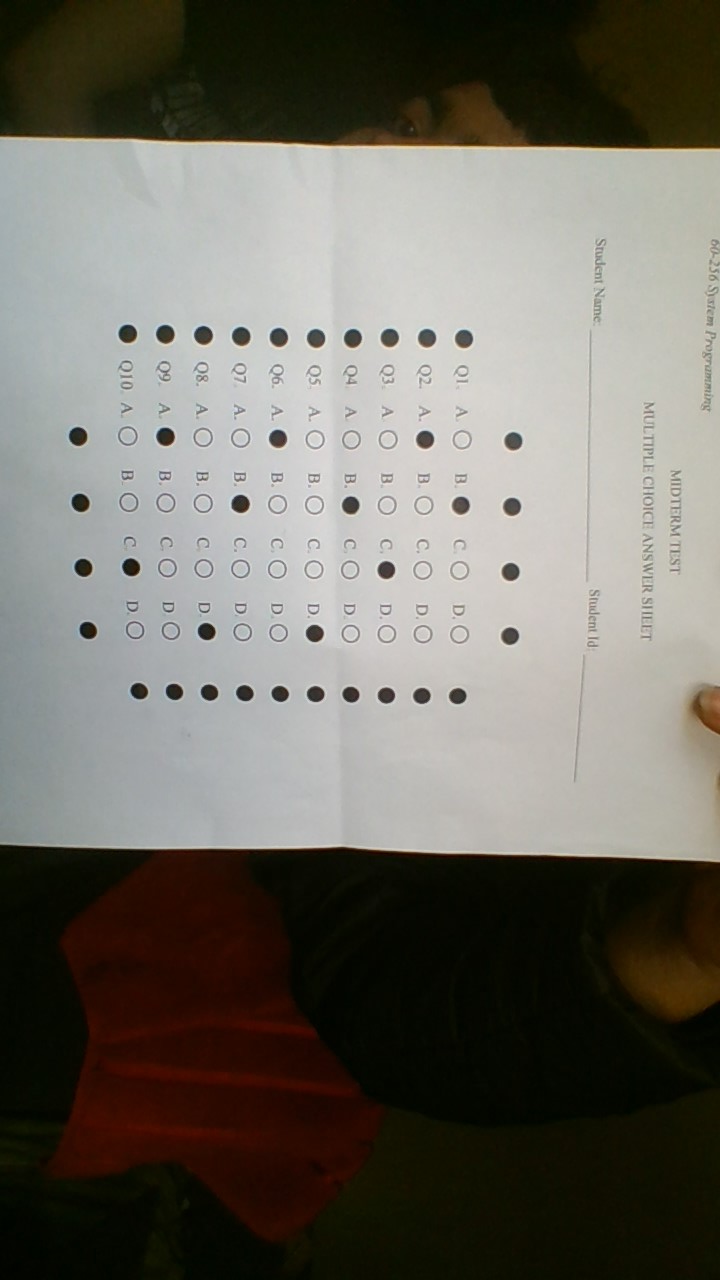
#> input picture Sample-Images/WIN_20200512_14_29_03_Pro.jpg, 720 x 1280 px
$ python -i Main_Analysis.py   (imports and definitions only)   (older library calls are emulated)
#> lines starting #> are read from the running program, lines starting #| are printed output that depends on the picture; after the words box and inside, x2 and y2 are one past the last pixel; in counts of white or black regions, pixels touching at a corner belong together
#> further down, picture is the input picture: shape (1280, 720, 3); mean B, G, R 101.8, 109.7, 112.6
import cv2 as cv
import math
import numpy as np
import os
import sys
import re
import json
from matplotlib import pyplot as plt

#-----------------------------------------------------------------------------------------------------
#
#-----------------------------------------------------------------------------------------------------
def CalcBlockMeanVariance(Img,blockSide=11): # blockSide - the parameter (set greater for larger font on image)
#> called with blockSide = 11
    I=np.float32(Img)/255.0
    Res=np.zeros( shape=(int(Img.shape[0]/blockSide),int(Img.shape[1]/blockSide)),dtype=np.float)

    for i in range(0,Img.shape[0]-blockSide,blockSide):
        for j in range(0,Img.shape[1]-blockSide,blockSide):
            patch=I[i:i+blockSide+1,j:j+blockSide+1]
            m,s=cv.meanStdDev(patch)
            if(s[0]>0.01): # Thresholding parameter (set smaller for lower contrast image)
                Res[int(i/blockSide),int(j/blockSide)]=m[0]
            else:
                Res[int(i/blockSide),int(j/blockSide)]=0

    smallImg=cv.resize(I,(Res.shape[1],Res.shape[0] ) )
    _,inpaintmask=cv.threshold(Res,0.02,1.0,cv.THRESH_BINARY);
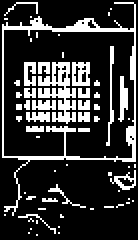
#> inpaintmask: shape (120, 69) float64 (shown 2 times larger); values 0 (black) and 1 (white), 20.8% white in thin lines or dots
    smallImg=np.uint8(smallImg*255)
    cv.imshow("contrast matrix",smallImg)
    #cv.waitKey(0)
    inpaintmask=np.uint8(inpaintmask)
    cv.imshow("inpaint mask",inpaintmask)
    #cv.waitKey(0)
    inpainted=cv.inpaint(smallImg, inpaintmask, 5, cv.INPAINT_TELEA)
    Res=cv.resize(inpainted,(Img.shape[1],Img.shape[0]))
#> Res: shape (1320, 760)
    Res=np.float32(Res)/255
    cv.imshow("inpainted image",Res)
    #cv.waitKey(0)
    return Res

#-----------------------------------------------------------------------------------------------------
#
#-----------------------------------------------------------------------------------------------------
def binarize(gray):
    ## convert image to grayscale/gray
    Img=gray.copy() #cv.imread("F:\\ImagesForTest\\BookPage.JPG",0)
    res=CalcBlockMeanVariance(Img)
    res=1.0-res
    Img=np.float32(Img)/255
    res=Img+res
    cv.imshow("Img",Img);
    ## Binarize image
    _,res=cv.threshold(res,0.85,1,cv.THRESH_BINARY);
#> res: shape (1320, 760) float32; values 0 (black) and 1 (white), 95.7% white; 270 black regions (112 under 20 px), largest, box (x1, y1, x2, y2) and area: (667, 154, 751, 891) 7672, (10, 145, 20, 868) 6819, (96, 868, 643, 891) 4431
    #res=cv.resize(res,( int(res.shape[1]/2),int(res.shape[0]/2) ))
    cv.imwrite("result.jpg",res*255);
    cv.imshow("Edges",res)
    cv.waitKey(0)
    #sys.exit()

    return res


# ----------------------------------------
# Find contours and their centers
# Filter contours by area and squareness
# ----------------------------------------

def findContours(gray):
    gray=binarize(gray)
    gray=np.uint8(gray*255)
    edges = cv.Canny(gray, 150,200)
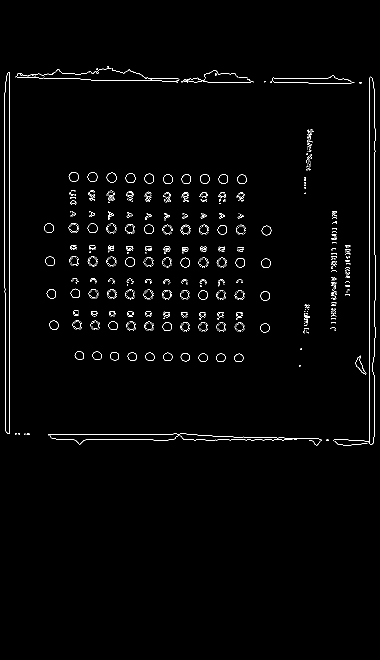
#> edges: shape (1320, 760) (shown at 1/2 size); 1.4% white in thin lines or dots, all inside (x1, y1, x2, y2) = (9, 132, 751, 891)
    contours, hierarchy = cv.findContours(edges, cv.RETR_EXTERNAL, cv.CHAIN_APPROX_SIMPLE)
#> contours = 1073 contours, 1033 with area under 20; largest, box (x1, y1, x2, y2) and area: (9, 144, 20, 868) 6804, (251, 346, 271, 366) 289, (213, 345, 233, 365) 286, (289, 347, 308, 367) 282, (175, 344, 195, 364) 281

    filtered_contours=[]
    areas=[]
    for cnt in contours:
        area = cv.contourArea(cnt)
        arch = cv.arcLength(cnt, True)

        if area==0 or arch==0:
            continue

        ## Find the Circularity of the object detected
        squareness = 4 * 3.14 * area / pow(arch,2);

        if (area>40) and (area < 1000) and (squareness>0.8):
            areas.append(area)
            filtered_contours.append(cnt)
#> this loop made 1073 passes
#> (area, arch, squareness) on passes 13 to 15: (226.5, 56.87, 0.88), (234.5, 58.04, 0.874), (224.5, 56.87, 0.872)
#> after the loop, areas = 38 values, max 289 at index 34, min 222.5 at index 3, mean 256.9; filtered_contours = 38 contours; largest, box (x1, y1, x2, y2) and area: (251, 346, 271, 366) 289, (213, 345, 233, 365) 286, (289, 347, 308, 367) 282, (175, 344, 195, 364) 281, (137, 344, 157, 363) 280

    centers=[]
    for c in filtered_contours:
        # compute the center of the contour
        M = cv.moments(c)
        cX = int(M["m10"] / M["m00"])
        cY = int(M["m01"] / M["m00"])
        centers.append((cX,cY))
        # draw the contour and center of the shape on the image
        #cv.imshow=cv.circle(img, (cX, cY),2, (255, 255, 255), -1)
        cv.waitKey(0)
#> this loop made 38 passes
#> (cX, cY) on passes 1 to 8: (477, 715), (441, 715), (405, 714), (370, 713), (335, 713), (299, 713), (264, 712), (228, 712)
#> after the loop, centers = 38 pairs, first value 97 to 532, second value 353 to 715
    centers=np.array(centers)
    return filtered_contours, centers


# ----------------------------------------
# Filter centers by distance to
# of distances between centers, as we have
# a grid there should be maximums on histogram,
# showing internodes distances. We extract
# these distances and use to filter grid nodes.
# ----------------------------------------
def filterCenters(centers):
    n_centers=len(centers)
#> n_centers = 38
    # build distance matrix
    dist=np.zeros((n_centers,n_centers),np.int64)
    for i in range(n_centers):
        for j in range(n_centers):
            if i!=j:
                diff=(centers[i]-centers[j])
                dist[i,j]=math.sqrt(diff[0]**2+diff[1]**2)
            else:
                # diagonals are always zero
                dist[i,j]=1e7
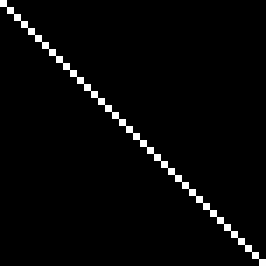
#> dist: shape (38, 38) int64 (shown 7 times larger); min 35, max 10000000, mean 263405.4; drawn with min black and max white

    # we need nearest neighbour
    m_dist=np.min(dist,axis=1)
#> m_dist = 38 values, max 87 at index 26, min 35 at index 2, mean 49.74

    # find the range of minimal distabces
    dmin=int(min(m_dist))
#> dmin = 35
    dmax=int(max(m_dist))
#> dmax = 87

    dists=np.array([m_dist],dtype=np.float32)
    dists=np.transpose(dists,(1,0))
#> dists has the same summary as m_dist
    print(dmin)
#| 35
    print(dmax)
#| 87
    # compure histogram
    n_bins=20
    hist=cv.calcHist([dists], [0],None,[n_bins],[dmin,dmax])
#> hist = 20 values, max 18 at index 0, min 0 at index 2, mean 1.85
    plt.plot(hist)
    plt.show()
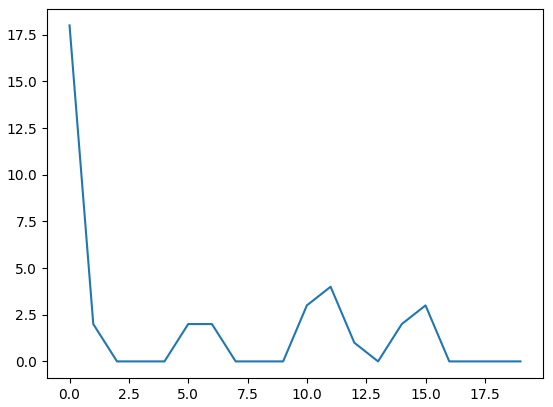
#> figure drawn by matplotlib, 1 panel; curve peaks at x = 0, y = 18
    # find maximal bin
    max_pos = np.argmax(hist)
#> max_pos = 0
    # compute values of distances from hist bin index
    max_range_start=(dmax-dmin)/n_bins*(max_pos)+dmin
#> max_range_start = 35
    max_range_end=(dmax-dmin)/n_bins*(max_pos+1)+dmin
#> max_range_end = 37.6

    #plt.hist(img.ravel(),n_bins,[dmin,dmax]); plt.show()

    print(max_range_start)
#| 35.0
    print(max_range_end)
#| 37.6
    # filter centers by distabce
    filtered_centers=[]
    i=0
    for c in centers:
        if m_dist[i]>max_range_start*0.8 and m_dist[i]<max_range_end*2:
            filtered_centers.append(c)
            #cv.circle(img, (int(c[0]),int(c[1])) ,4, (255, 0, 255), -1)
        i=i+1
#> this loop made 38 passes
#> after the loop, filtered_centers = 37 pairs, first value 97 to 532, second value 353 to 715; i = 38

    filtered_centers=np.array(filtered_centers)
    return filtered_centers
# ----------------------------------------
# line intersection
# ----------------------------------------
def line_intersection(line1, line2):
    xdiff = (line1[0][0] - line1[1][0], line2[0][0] - line2[1][0])
    ydiff = (line1[0][1] - line1[1][1], line2[0][1] - line2[1][1])

    def det(a, b):
        return a[0] * b[1] - a[1] * b[0]

    div = det(xdiff, ydiff)
    if div == 0:
        raise Exception('lines do not intersect')

    d = (det(*line1), det(*line2))
    x = det(d, xdiff) / div
    y = det(d, ydiff) / div
    return x, y
# ----------------------------------------
# point to line distance
# ----------------------------------------
def linePointDistance(p1,p2,p3):
    p1=np.array(p1)
    p2=np.array(p2)
    p3=np.array(p3)
    d=np.cross(p2-p1,p3-p1)/np.linalg.norm(p2-p1)
    return d
# ----------------------------------------
# Compute centers of masses for contours
# ----------------------------------------
def get_corners_from_contours(contours, corner_amount=8):
    """
    Finds four corners from a list of points on the goal
    epsilon - the minimum side length of the polygon generated by the corners

    Parameters:
        :param: `contours` - a numpy array of points (opencv contour) of the
                             points to get corners from
        :param: `corner_amount` - the number of corners to find
    """
    coefficient = .005
    iters=0

    while True:
        print(contours)
        epsilon = coefficient * cv.arcLength(contours, True)
        # epsilon =
        # print("epsilon:", epsilon)

        if(coefficient > 2 or coefficient < 0 or iters>1000):
            return None

        poly_approx = cv.approxPolyDP(contours, epsilon, True,8)

        hull = cv.convexHull(poly_approx)
        if len(hull) == corner_amount:
            return hull
        else:
            if len(hull) > corner_amount:
                coefficient += .001
            else:
                coefficient -= .001
        iters=iters+1
    cv.imshow(hull)

# ----------------------------------------
# Sort points in the list according to
# distance to given point
# ----------------------------------------
def get_ordered_list(points, x, y):
    points.sort(key = lambda p: math.sqrt((p[0] - x)**2 + (p[1] - y)**2))
    return points

def processImage(img):
    # Add border for getting closed contours
    img = cv.copyMakeBorder(img,20,20,20,20, 0, (255,255,255))
    # we will work witg gray image
    gray = cv.cvtColor(img, cv.COLOR_BGR2GRAY)
    # find blobs and their centers of masses
    filtered_contours, centers = findContours(gray)


    if len(filtered_contours)<28:
        print('Not enough contours found')
        # cv.imwrite('out/'+f,img)
        return -1
    # filter centers by distance
    filtered_centers=filterCenters(centers)
    if len(filtered_centers)<28: # 4+4+10+10
        print('Not enough centers found')
        # cv.imwrite('out/'+f,img)
        return -1

    # find border points
    hull = cv.convexHull(filtered_centers)
#> hull = contour of 16 points, box (x1, y1, x2, y2) (97, 353, 533, 716), area 145626
    if hull is None or len(hull)<3:
        print('Hull is empty')
        # cv.imwrite('out/'+f,img)
        return -1

    # find 8 cornter points
    hull=get_corners_from_contours(hull)
#> the loop in get_corners_from_contours, `while True:` made 1 pass
#> epsilon on pass 1: 7.15
#> (printed output is left out)
#> after the loop in get_corners_from_contours, `while True:`: coefficient = 0.005; iters = 0
#> hull = [[483, 358], [532, 460], [529, 655], [477, 715], [158, 710], [107, 649], [97, 455], [147, 353]]
    if hull is None or len(hull)<3:
        print('Hull is empty')
        # cv.imwrite('out/'+f,img)
        return -1

    # draw hull
    imCopy = img.copy()
    conCopy = cv.drawContours(imCopy, [hull], 0, (255,0,0), 2)
    cv.imshow = ('contours',conCopy)


    # draw corners
    for c in hull:
     img = cv.circle(img, (int(c[0][0]),int(c[0][1])) ,10, (0, 0, 255), -1)
     cv.imshow = ('contours',img)
     cv.waitKey(0)
#> this loop made 8 passes
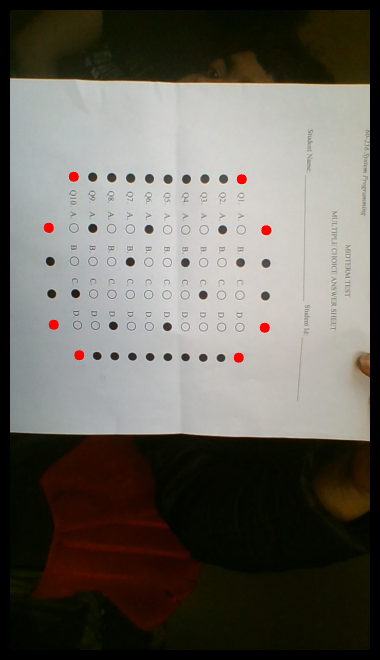
#> img: shape (1320, 760, 3) (shown at 1/2 size); mean of channels 0, 1, 2 93.3, 100.6, 103.8; drawn as B, G, R

    # Search centers, belonging to borders.
    # Remove short sides (2 centers).
    # Remaine only sides with 4 and 10 centers.
    b=[] # list with lists of centers belonging each edge of hull
    # colors to distinct sides
    colors=[(255,0,0),(255,255,0),(255,0,255), (0,255,0), (0,0,255),(0,255,255),(255,255,255),(255,127,255)]
    # Hull with removed second points for each side.
    # Need to sort centers according distance to edge start points
    new_hull=[]
    for i in range(len(hull)-1):
        p1=hull[i]
        p2=hull[i+1]
        bb=[]
        for c in filtered_centers:
            d=linePointDistance(p1,p2,c)
            # if center is closer than 5 pixels - it belongs the edge
            if d<5 :
                bb.append(c)
        # we need only edges with 4 and 10 centers on it
        if len(bb)>2:
            b.append(bb)
            new_hull.append(p1)
#> this loop made 7 passes
    # And close the loop
    p1=hull[len(hull)-1]
    p2=hull[0]
    bb=[]

    for c in filtered_centers:
        d=linePointDistance(p1,p2,c)
        if d<5 :
            bb.append(c)
#> this loop made 37 passes
    if len(bb)>2:
        b.append(bb)
        new_hull.append(p1)

    if len(b)!=4:
        print('b!=4')
        # cv.imwrite('out/'+f,img)
        return -1

    if len(new_hull)!=4:
        print('new_hull!=4')
        # cv.imwrite('out/'+f,img)
        return -1

    # Now we need to make the order in edge sequence.

    # Search for edges with 10 centers
    first_long=-1
    l=0
    for bb in b:
        if len(bb)==10:
            first_long=l
            break
        l=l+1
#> this loop made 2 passes
#> bb on pass 1: [[529, 655], [530, 591], [531, 526], [532, 460]]

    if first_long==-1:
        print('first long not detected')
        # cv.imwrite('out/'+f,img)
        return -1


    second_long=(first_long+2)%len(b)
    if len(b[second_long])!=10:
        print('b[second_long] not contains 10 centers')
        # cv.imwrite('out/'+f,img)
        return -1
    # We just need any 2 points on each long side
    bb_s=get_ordered_list(b[first_long], 0, 0)
    p1l=bb_s[0]
    p2l=bb_s[9]
    bb_s=get_ordered_list(b[second_long], 0, 0)
    p3l=bb_s[0]
    p4l=bb_s[9]

    # do the same for short sides
    first_short=(first_long+1)%len(b)
    second_short=(first_short+2)%len(b)

    if(len(b[first_short])!=4):
        print('first short not correct')
        # cv.imwrite('out/'+f,img)
        return -1

    if(len(b[second_short])!=4):
        print('second short not correct')
        # cv.imwrite('out/'+f,img)
        return -1

    bb_s=get_ordered_list(b[first_short], 0, 0)
    p1s=bb_s[0]
    p2s=bb_s[3]

    bb_s=get_ordered_list(b[second_short], 0, 0)
    p3s=bb_s[0]
    p4s=bb_s[3]

    # Find center
    c2=line_intersection((p1s,p4s), (p2s,p3s))
    cv.circle(img, (int(c2[0]),int(c2[1])) ,10, colors[1], -1)
#> img: shape (1320, 760, 3); 0.03% of pixels changed, all inside (x1, y1, x2, y2) = (305, 546, 326, 567)

    # Find sheet left side
    d1=linePointDistance(p1l,p2l,c2)
    d2=linePointDistance(p3l,p4l,c2)

    cv.circle(img, (int(c2[0]),int(c2[1])) ,10, colors[l], -1)
    # make left edge first in list
    shift=0
    if(d1>d2):
        shift=-first_long
        print (first_long)
    else:
        shift=-second_long
        print (second_long)
#| 3

    # make shift
    b = [b[(i - shift) % len(b)] for i, x in enumerate(b)]
    new_hull = [new_hull[(i - shift) % len(new_hull)] for i, x in enumerate(new_hull)]

    # reorder centers along edges from first point to laset
    b_sorted=[]
    i=0

    for bb in b:
        p1=new_hull[(i)%len(new_hull)]
        bb_s=get_ordered_list(bb, p1[0][0], p1[0][1])
        b_sorted.append(bb_s)
        i=i+1
#> this loop made 4 passes

    b=b_sorted

    # font
    font = cv.FONT_HERSHEY_SIMPLEX
    # fontScale
    fontScale = 0.5
    # Blue color in BGR
    color = (255, 0, 0)
    # Line thickness of 2 px
    thickness = 1

    # Plot edges centers to check correctness
    l=0
    for bb in b:
        i=0
        for c in bb:
            cv.circle(img, (int(c[0]),int(c[1])) ,10, colors[l], -1)
            cv.putText(img, str(i), (int(c[0]),int(c[1])), font, fontScale, colors[6], thickness, cv.LINE_AA)
            i=i+1
        l=l+1
#> this loop made 4 passes
#> bb on passes 2, 4: [[532, 460], [531, 526], [530, 591], [529, 655]], [[107, 649], [102, 587], [99, 522], [97, 455]]
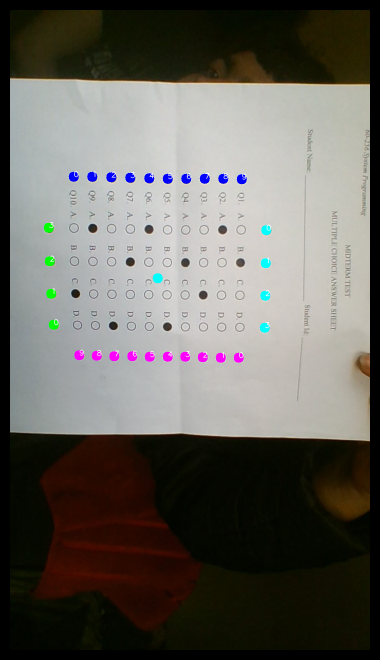
#> img: shape (1320, 760, 3) (shown at 1/2 size); mean of channels 0, 1, 2 94.7, 100.8, 103.4; drawn as B, G, R

    # compute grid lines
    lin_h=[]
    lin_v=[]
    for i in range(10):
        #cv.line(img,(int(b[0][i][0]),int(b[0][i][1])),(int(b[2][i][0]),int(b[2][i][1])),(255,255,255),1)
        lin_h.append( ( (int(b[0][i][0]),int(b[0][i][1])),(int(b[2][9-i][0]),int(b[2][9-i][1])) ) )
    for i in range(4):
        #cv.line(img,(int(b[1][i][0]),int(b[1][i][1])),(int(b[3][i][0]),int(b[3][i][1])),(255,255,255),1)
        lin_v.append( ( (int(b[1][i][0]),int(b[1][i][1])),(int(b[3][3-i][0]),int(b[3][3-i][1])) ) )


    # compute cells centers and fill the names
    letters=['A','B','C','D']
    cell_centers=[]
    cell_names=[]
    letter=0
    for lv in lin_v:
        ind = 10
        for lh in lin_h:
            c=line_intersection(lh,lv)
            cell_name=letters[letter]+str(ind)
            cv.putText(img, cell_name, (int(c[0]),int(c[1])), font,
                                fontScale, color, thickness, cv.LINE_AA)
            cv.circle(img, (int(c[0]),int(c[1])) ,10, colors[3], 1)
            cell_centers.append(c)
            cell_names.append(cell_name)
            ind=ind-1
        letter=letter+1
#> this loop made 4 passes
#> lv on passes 1 to 4: ((532, 460), (97, 455)), ((531, 526), (99, 522)), ((530, 591), (102, 587)), ((529, 655), (107, 649))
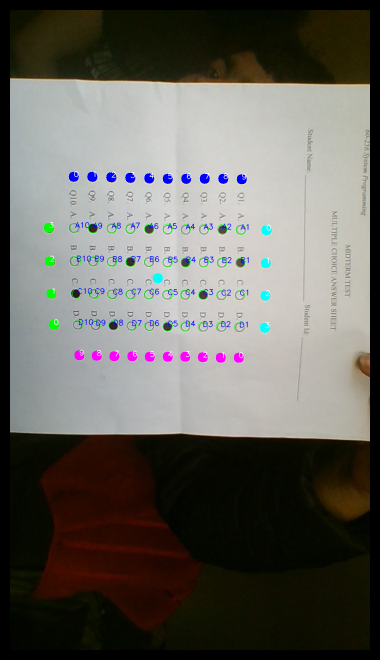
#> img: shape (1320, 760, 3) (shown at 1/2 size); 0.85% of pixels changed, all inside (x1, y1, x2, y2) = (140, 443, 498, 665); drawn as B, G, R

    # find centers close to cell centers
    # and print their names
    print("----------------------")
    print("checked")
    print("----------------------")
    i=0
    for c in centers:
        i=0
        for cell in cell_centers:
            d=np.linalg.norm(c-cell)
            if d<5:
                # print(cell_names[i])
                temp = re.compile("([a-zA-Z]+)([0-9]+)")
                res = temp.match(str(cell_names[i])).groups()

                dict_of_answers[int(res[1])] = res[0]

            i=i+1
#> this loop made 12 passes

    return 0

# ----------------------------------------
# MAIN
# ----------------------------------------
# [46 lines not run here, left out]

>>> import cv2
>>> picture = cv2.imread('Sample-Images/WIN_20200512_14_29_03_Pro.jpg')
#> (the run stopped early here; a loop or call above may not have finished)
